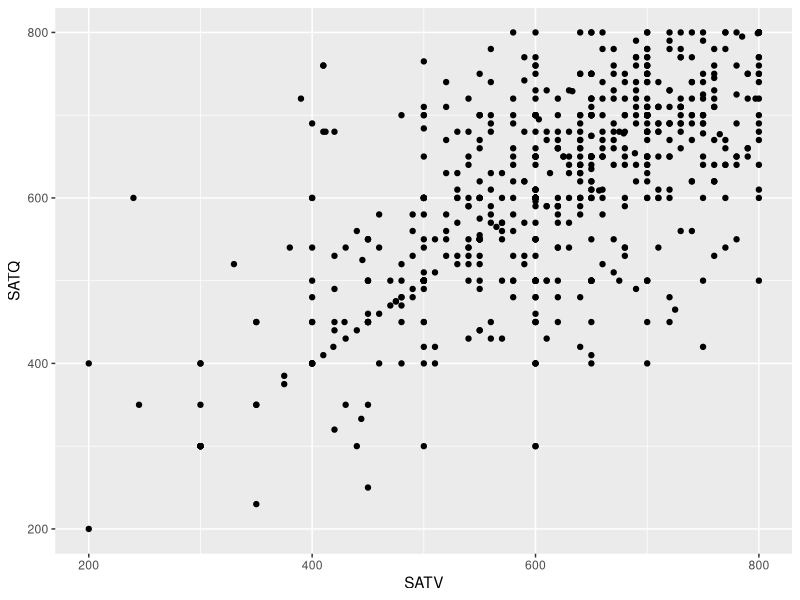
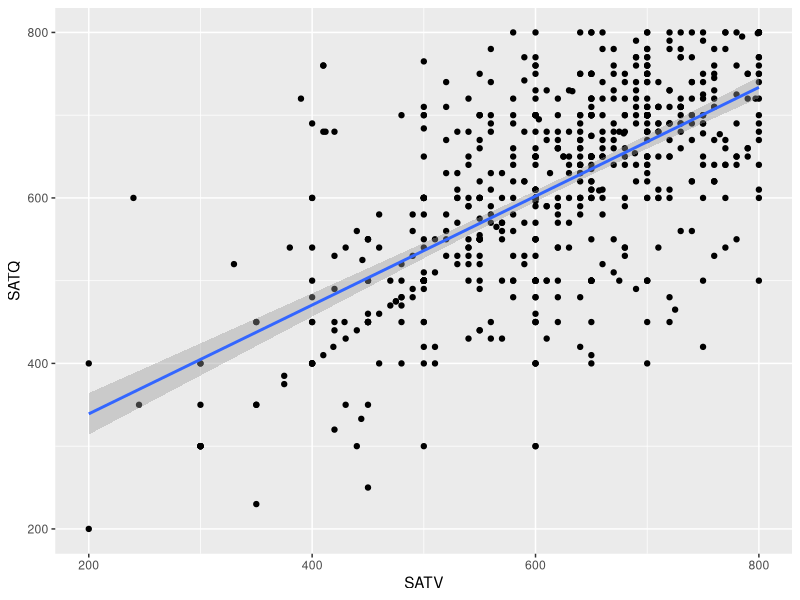
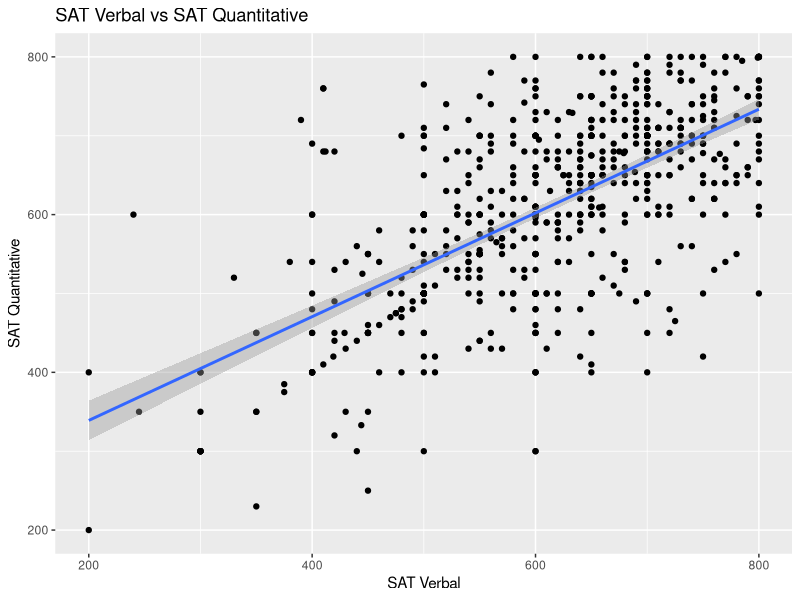
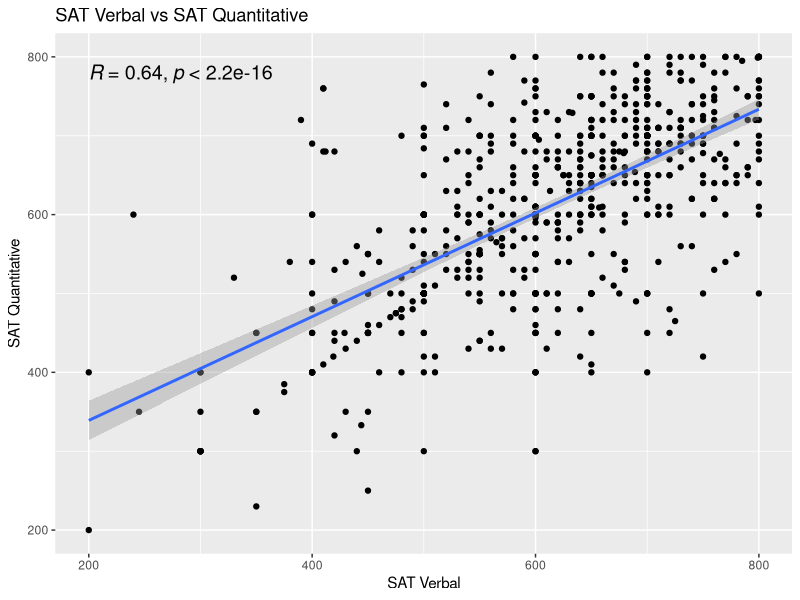
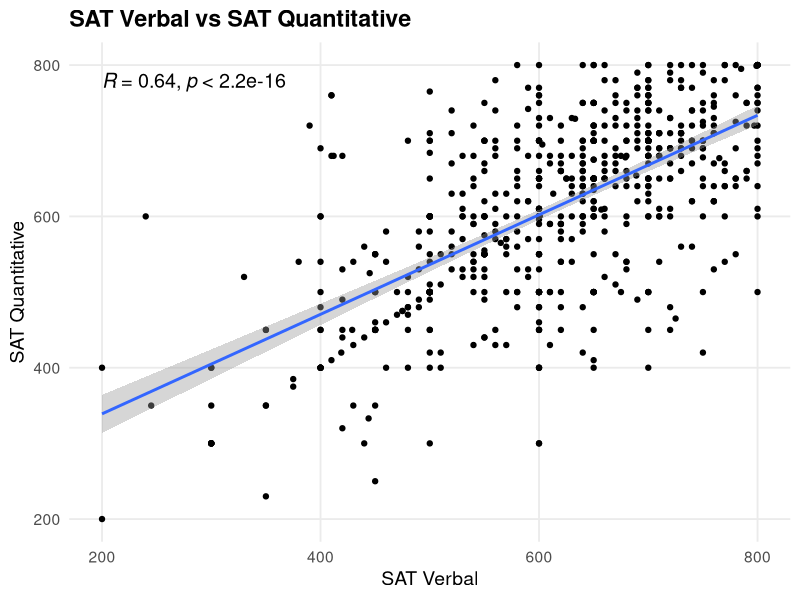

These charts were generated, in order, by the following R code:
## ---- chunk 1
library(tidyverse)
library(ggpubr)
## ---- chunk 2
df <- read_csv2("../../src/data/sat_act.csv")

head(df)

ggplot(df, aes(SATV, SATQ)) +
  geom_point()
## ---- chunk 3
ggplot(df, aes(SATV, SATQ)) +
  geom_point() +
  geom_smooth(method = "lm", se = TRUE)
## ---- chunk 4
ggplot(df, aes(SATV, SATQ)) +
  geom_point() +
  geom_smooth(method = "lm", se = TRUE) +
  labs(
    x = "SAT Verbal",
    y = "SAT Quantitative",
    title = "SAT Verbal vs SAT Quantitative"
  )
## ---- chunk 5
ggplot(df, aes(SATV, SATQ)) +
  geom_point() +
  geom_smooth(method = "lm", se = TRUE) +
  stat_cor(method = "pearson", label.x = 200, size = 5) +
  labs(
    x = "SAT Verbal",
    y = "SAT Quantitative",
    title = "SAT Verbal vs SAT Quantitative"
  )
## ---- chunk 6
ggplot(df, aes(SATV, SATQ)) +
  geom_point() +
  geom_smooth(method = "lm", se = TRUE) +
  stat_cor(method = "pearson", label.x = 200, size = 5) +
  labs(
    x = "SAT Verbal",
    y = "SAT Quantitative",
    title = "SAT Verbal vs SAT Quantitative"
  ) +
  theme_minimal(base_size = 14) +
  theme(
    plot.title = element_text(face = "bold"),
    panel.grid.minor = element_blank()
  )
